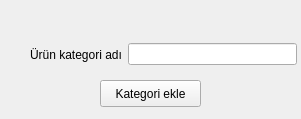
<?xml version="1.0" encoding="UTF-8"?>
<ui version="4.0">
 <class>Form</class>
 <widget class="QWidget" name="Form">
  <property name="geometry">
   <rect>
    <x>0</x>
    <y>0</y>
    <width>301</width>
    <height>119</height>
   </rect>
  </property>
  <property name="windowTitle">
   <string>Form</string>
  </property>
  <widget class="QPushButton" name="ekle">
   <property name="geometry">
    <rect>
     <x>100</x>
     <y>80</y>
     <width>101</width>
     <height>27</height>
    </rect>
   </property>
   <property name="text">
    <string>Kategori ekle</string>
   </property>
  </widget>
  <widget class="QWidget" name="">
   <property name="geometry">
    <rect>
     <x>30</x>
     <y>40</y>
     <width>267</width>
     <height>29</height>
    </rect>
   </property>
   <layout class="QHBoxLayout" name="horizontalLayout">
    <item>
     <widget class="QLabel" name="label">
      <property name="text">
       <string>Ürün kategori adı</string>
      </property>
     </widget>
    </item>
    <item>
     <widget class="QLineEdit" name="kategoriAdi"/>
    </item>
   </layout>
  </widget>
 </widget>
 <resources/>
 <connections/>
</ui>
